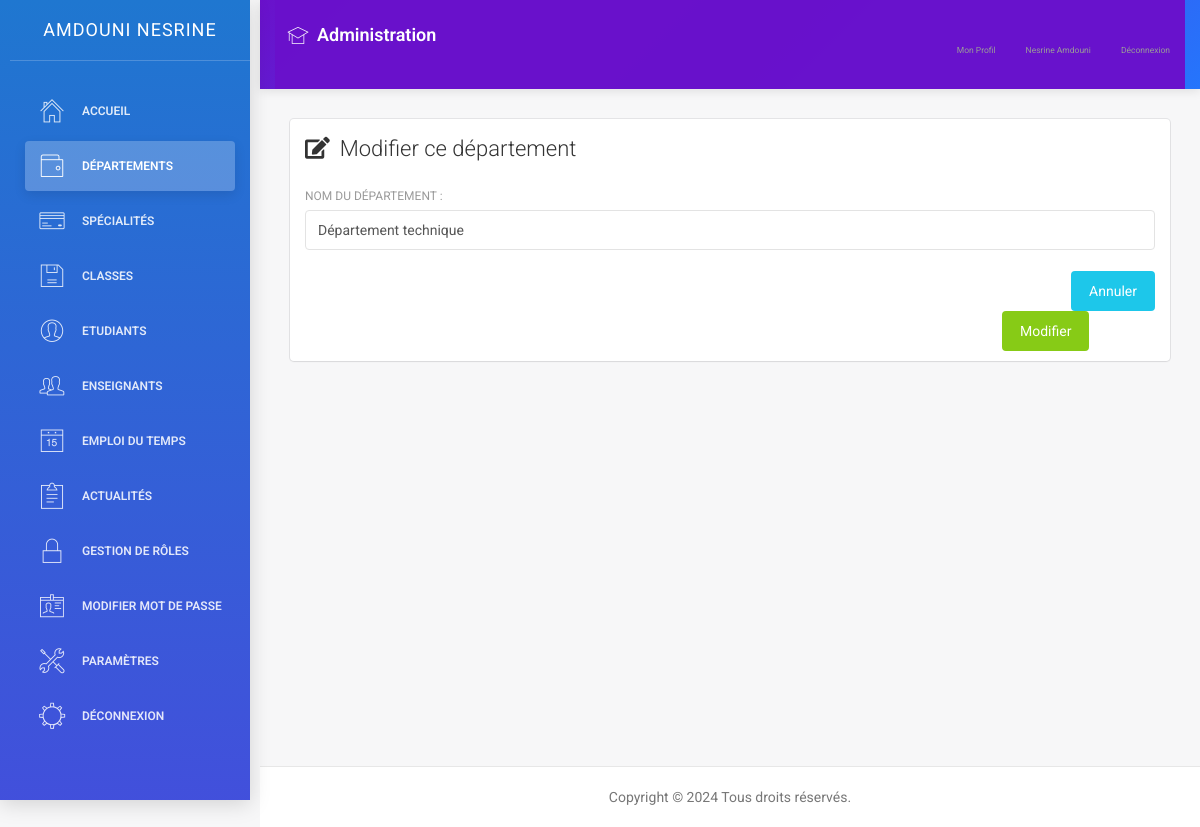
The app's page /modifier_département.php?id=16 (signed in) with its own data.
### tables this page shows
CREATE TABLE `accounts` (
  `id` int(11)  AUTO_INCREMENT PRIMARY KEY,
  `cin` int(11) DEFAULT NULL,
  `email` varchar(255) DEFAULT NULL,
  `mot_de_passe` varchar(255) DEFAULT NULL,
  `date_de_creation` date DEFAULT NULL,
  `role` text DEFAULT NULL,
  `nom` text DEFAULT NULL,
  `prenom` text DEFAULT NULL,
  `image` varchar(255) DEFAULT NULL,
  `classe` text DEFAULT NULL,
  `date_naissance` date DEFAULT NULL,
  `adresse` text DEFAULT NULL,
  `numero_telephone` int(11) DEFAULT NULL
);

CREATE TABLE `departement` (
  `id` int(11) NOT NULL,
  `nom_departement` text DEFAULT NULL,
  `date_de_creation` date DEFAULT NULL
);

### modifier_département.php (the view, shortened to what this page needs)
<?php
include('connexion.php');
$nom_departement = "";
if ($_SERVER["REQUEST_METHOD"] == "GET" && isset($_GET['id'])) {
    $id_departement = $_GET['id'];
    $sql_select = "SELECT * FROM departement WHERE id = $id_departement";
    $result = $conn->query($sql_select);
    if ($result->num_rows > 0) {
        $row = $result->fetch_assoc();
        $nom_departement = $row['nom_departement'];
    } else {
    }
} else {
}
?>
<!doctype html>
<html lang="en">
<head>
</head>
<body>
    <div class="wrapper">
        <?php include('sidenav.php'); ?>
        <div class="main-panel">
            <?php include('navtop.php'); ?>
            <div class="content">
                <div class="container-fluid">
                    <div class="row">
                        <div class="col-md-12">
                            <div class="card">
                                <div class="header">
                                    <h4 class="title"><i class="fas fa-edit" style="margin-right: 10px;"></i>Modifier ce département</h4>
                                </div>
                                <div class="content">
                                    <form method="post" action="<?php echo $_SERVER['PHP_SELF']; ?>">
                                        <div class="row">
                                            <div class="col-md-12">
                                                <div class="form-group">
                                                    <label for="nom_departement">Nom du département :</label>
                                                    <input type="text" class="form-control" name="nouveau_nom" id="nom_departement" value="<?php echo htmlspecialchars($nom_departement, ENT_QUOTES); ?>" required>
                                                </div>
                                            </div>
                                        </div>
                                        <div>
                                            <a href="départements.php" class="btn btn-info btn-fill pull-right">Annuler</a>
                                            <button type="submit" class="btn btn-success btn-fill" style="margin-left: 82%;">Modifier</button>
                                        </div>
                                    </form>
                                </div>
                            </div>
                        </div>
                    </div>
                </div>
            </div>
            <?php include('footer.php'); ?>
        </div>
    </div>
</body>
</html>

### sidenav.php (shortened to what this page needs)
<?php
include('connexion.php');
$current_page = basename($_SERVER['PHP_SELF']);
$is_departement_page = strpos($current_page, 'département') !== false;
$is_specialite_page = strpos($current_page, 'spécialité') !== false;
$is_classe_page = strpos($current_page, 'classe') !== false;
$is_etudiant_page = strpos($current_page, 'étudiant') !== false;
$is_role_page = strpos($current_page, 'role') !== false;
$is_enseignant_page = strpos($current_page, 'enseignant') !== false;
$is_actualite_page = strpos($current_page, 'actualité') !== false;
$is_parametre_page = strpos($current_page, 'paramètre') !== false;
$is_liste_etudiants_page = $current_page === 'liste_etudiants.php';
$email = $_SESSION['email'];
$sql_fetch_user = "SELECT * FROM accounts WHERE email='$email'";
$result_user = $conn->query($sql_fetch_user);
if ($result_user->num_rows > 0) {
    $row = $result_user->fetch_assoc();
    $role = $row['role'];
    $nom = $row['nom'];
    $prenom = $row['prenom'];
}
?>
<div class="sidebar" data-color="blue">
    <div class="sidebar-wrapper">
        <div class="logo">
            <a href="#" class="simple-text">
                <?php echo htmlspecialchars($nom . ' ' . $prenom); ?>
            </a>
        </div>
        <ul class="nav">
            <?php if ($role === 'admin'): ?>
                <li <?php echo ($current_page == 'dashboard.php') ? 'class="active"' : ''; ?>>
                    <a href="dashboard.php">
                        <i class="pe-7s-home"></i>
                        <p>Accueil</p>
                    </a>
                </li>
                <li <?php echo $is_departement_page ? 'class="active"' : ''; ?>>
                    <a href="départements.php">
                        <i class="pe-7s-wallet"></i>
                        <p>Départements</p>
                    </a>
                </li>
                <li <?php echo $is_specialite_page ? 'class="active"' : ''; ?>>
                    <a href="spécialités.php">
                        <i class="pe-7s-credit"></i>
                        <p>Spécialités</p>
                    </a>
                </li>
                <li <?php echo $is_classe_page ? 'class="active"' : ''; ?>>
                    <a href="classes.php">
                        <i class="pe-7s-diskette"></i>
                        <p>Classes</p>
                    </a>
                </li>
                <li <?php echo $is_etudiant_page ? 'class="active"' : ''; ?>>
                    <a href="étudiants.php">
                        <i class="pe-7s-user"></i>
                        <p>Etudiants</p>
                    </a>
                </li>
                <li <?php echo $is_enseignant_page ? 'class="active"' : ''; ?>>
                    <a href="enseignants.php">
                        <i class="pe-7s-users"></i>
                        <p>Enseignants</p>
                    </a>
                </li>
                <li <?php echo ($current_page == 'gestion_emploi.php') ? 'class="active"' : ''; ?>>
                    <a href="gestion_emploi.php">
                        <i class="pe-7s-date"></i>
                        <p>Emploi du Temps</p>
                    </a>
                </li>
                <li <?php echo $is_actualite_page ? 'class="active"' : ''; ?>>
                    <a href="actualités.php">
                        <i class="pe-7s-note2"></i>
                        <p>Actualités</p>
                    </a>
                </li>
                <li <?php echo $is_role_page ? 'class="active"' : ''; ?>>
                    <a href="roles.php">
                        <i class="pe-7s-lock"></i>
                        <p>Gestion de rôles</p>
                    </a>
                </li>
                <li <?php echo ($current_page == 'modifier_mot_de_passe.php') ? 'class="active"' : ''; ?>>
                    <a href="modifier_mot_de_passe.php">
                        <i class="pe-7s-id"></i>
                        <p>Modifier Mot de passe</p>
                    </a>
                </li>
                <li <?php echo $is_parametre_page || $is_liste_etudiants_page ? 'class="active"' : ''; ?>>
                    <a href="paramètres.php">
                        <i class="pe-7s-tools"></i>
                        <p>Paramètres</p>
                    </a>
                </li>
            <?php endif; ?>
            <li>
                <a href="logout.php">
                    <i class="pe-7s-settings"></i>
                    <p>Déconnexion</p>
                    </a>
            </li>
        </ul>
    </div>
</div>

### navtop.php (shortened to what this page needs)
<?php
include('connexion.php');
$email = $_SESSION['email'];
$sql_fetch_user = "SELECT * FROM accounts WHERE email='$email'";
$result_user = $conn->query($sql_fetch_user);
if ($result_user->num_rows > 0) {
    $row = $result_user->fetch_assoc();
    $role = $row['role'];
    $nom = $row['nom'];
    $prenom = $row['prenom'];
}
?>
<nav class="navbar navbar-default navbar-fixed">
    <div class="container-fluid">
        <div class="navbar-header">
            <a class="navbar-brand" href="#">
                <i class="pe-7s-study"></i> <?php echo $role === 'etudiant' ? 'Espace Étudiant' : ($role === 'enseignant' ? 'Espace Enseignant' : 'Administration'); ?>
            </a>
        </div>
        <div class="collapse navbar-collapse" id="navigation-example-2">
            <ul class="nav navbar-nav navbar-right">
                <li>
                    <a class="menuu" href="<?php echo $role === 'etudiant' ? 'profil_etudiant.php' : ($role === 'enseignant' ? 'profil_enseignant.php' : 'profil.php'); ?>">
                        <p>Mon Profil</p>
                    </a>
                </li>
                <li>
                    <a class="menuu" href="#">
                        <div class="user-name">
                            <p><?php echo htmlspecialchars($prenom . ' ' . $nom); ?></p>
                        </div>
                    </a>
                </li>
                <li>
                    <a class="menuu" href="logout.php">
                        <p>Déconnexion</p>
                    </a>
                </li>
            </ul>
        </div>
    </div>
</nav>

### sidenav.php (style rules this page uses)
.sidebar { background: linear-gradient(135deg, #6a11cb 0%, #2575fc 100%); box-shadow: 0 4px 20px rgba(0, 0, 0, 0.15); transition: all 0.3s ease; position: fixed; width: 250px; height: 100vh; z-index: 1000; overflow-y: auto; }
.sidebar-wrapper { padding: 0 10px; }
.logo { padding: 15px 0; margin-bottom: 15px; border-bottom: 1px solid rgba(255, 255, 255, 0.1); text-align: center; }
.logo a { color: white; font-weight: 600; font-size: 1.1rem; text-transform: uppercase; letter-spacing: 1px; display: block; text-decoration: none; }
.nav { list-style: none; padding: 0; margin-top: 15px; }
.nav li { margin-bottom: 4px; position: relative; }
.nav li a { color: rgba(255, 255, 255, 0.8); margin: 5px 10px; border-radius: 6px; padding: 10px 12px; transition: all 0.3s ease; display: flex; align-items: center; text-decoration: none; }
.nav li a i { margin-right: 10px; font-size: 1.1rem; min-width: 24px; text-align: center; }
.nav li a p { margin: 0; font-size: 0.85rem; font-weight: 400; }
.nav li.active a { background: rgba(255, 255, 255, 0.2); color: white; font-weight: 500; box-shadow: 0 4px 12px rgba(0, 0, 0, 0.1); }
[class^="pe-7s-"], [class*=" pe-7s-"] { transition: transform 0.3s ease; }

### navtop.php (style rules this page uses)
.navbar-default { background: linear-gradient(135deg, #6a11cb 0%, #2575fc 100%); border: none; box-shadow: 0 2px 10px rgba(0, 0, 0, 0.1); min-height: 60px; margin-bottom: 0; }
.navbar-default .navbar-nav > li > a { color: rgba(255, 255, 255, 0.9); font-weight: 500; padding: 20px 12px; transition: all 0.3s ease; position: relative; display: flex; align-items: center; }
.navbar-default .navbar-nav > li > a:after { content: ''; position: absolute; bottom: 0; left: 50%; width: 0; height: 3px; background: white; transition: all 0.3s ease; transform: translateX(-50%); }
.navbar-default .navbar-brand { height: 60px; padding: 20px 12px; color: white; font-weight: 600; font-size: 18px; display: flex; align-items: center; }
.navbar-default .navbar-brand i { margin-right: 8px; font-size: 22px; }
.user-name { display: flex; align-items: center; gap: 8px; }
.menuu { font-size: 18px; display: flex; align-items: center; gap: 6px; }
.menuu p { margin: 0; }
.navbar-collapse { background: rgba(106, 17, 203, 0.98); max-height: 80vh; overflow-y: auto; }

### records on screen
accounts: nom+prenom "AMDOUNI NESRINE", prenom+nom "Nesrine Amdouni"
departement: nouveau_nom "Département technique"
